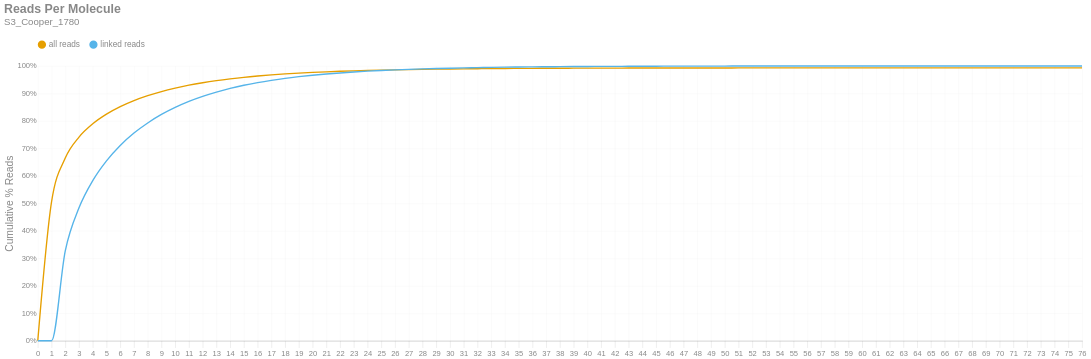

The notebook cell this image was saved under:
### Markdown cell above
### Reads per Molecule
This chart shows the cumulative distribution of the number of reads per linked molecule. That is, how many alignments are associated with a unique molecule. This excludes the number of reads associated with invalid or absent linked-read barcodes. The `linked` histogram is the percentages recalculated when disregarding singletons.

### Code cell
if SKIPLR:
    print_html(f"Skipped")
else:
    counts = np.bincount(valids['reads'].cast(pl.Int64).to_numpy())
    weighted = counts * np.arange(len(counts))
    all_perc = weighted / n_reads
    linked_perc = weighted / n_linked_reads
    linked_perc[1] = 0
    binned_df = pl.DataFrame({
        'readsper': list(range(len(counts))),
        'all reads (cumsum)': np.cumsum(all_perc).tolist(),
        'linked reads (cumsum)': np.cumsum(linked_perc).tolist(),
    })

    with SafeRender(binned_df):
        (
            density_plot(binned_df, 'Reads Per Molecule', samplename, 'readspmol')
            .encode(
                x=alt.X('readsper:O', title=None).axis(labelAngle=0).scale(padding=0),
                y=alt.Y('value:Q', title='Cumulative % Reads').axis(format='%').stack(False),
                color=alt.Color("key:N").scale(domain=["all reads", "linked reads"]),
                tooltip=[
                    alt.Tooltip("key:N", title="Data Type"),
                    alt.Tooltip("readsper:O", title="Reads Per Molecule"),
                    alt.Tooltip("value:Q", format=".2%", title="% Reads (Cum.)")
                ]            
            )
        ).display()

### Figure 1 — Vega-Lite specification as saved in the notebook (floating-point values rounded to 4 significant figures)
{"width": "container", "height": 400, "config": {"title": {"anchor": "start", "dy": -15, "fontSize": 18, "color": "#888888", "subtitleColor": "#888888", "subtitleFontSize": 14}, "arc": {"fill": "#0072B2"}, "axis": {"domainColor": "#888888", "domainWidth": 0.5, "gridWidth": 0.2, "grid": false, "titleFontWeight": 400, "titleFontSize": 15, "labelFontSize": 11, "labelColor": "#888888", "tickColor": "#888888", "tickWidth": 0.2, "titleColor": "#888888"}, "axisBand": {"grid": false}, "axisX": {"grid": true, "tickSize": 10, "domainCap": "round"}, "axisY": {"domain": false, "grid": true, "tickSize": 0, "domainCap": "round"}, "background": "transparent", "header": {"labelFontSize": 15, "labelColor": "#888888", "titleFontSize": 15, "titleFontWeight": 600, "titleColor": "#888888"}, "legend": {"labelFont": "sans-serif", "labelFontSize": 12, "labelColor": "#888888", "symbolSize": 100, "symbolType": "circle", "titleFontSize": 12, "titlePadding": 10, "titleColor": "#888888", "title": null, "orient": "top"}, "range": {"category": ["#E69F00", "#56B4E9", "#009E73", "#F0E442", "#0072B2", "#D55E00", "#CC79A7", "#000000"], "diverging": ["#cfe8f3", "#a2d4ec", "#73bfe2", "#46abdb", "#1696d2", "#12719e"]}, "area": {"fill": "#0072B2", "fillOpacity": 0.7, "line": true, "strokeOpacity": 0.7}, "line": {"color": "#0072B2", "stroke": "#0072B2", "strokeWidth": 2}, "trail": {"color": "#0072B2", "stroke": "#0072B2", "strokeWidth": 0, "size": 1}, "point": {"filled": true, "fillOpacity": 1.0, "size": 95}, "text": {"color": "#888888", "fontSize": 11, "align": "right", "fontWeight": 400, "size": 11}, "bar": {"fill": "#0072B2", "stroke": null}, "view": {"stroke": null, "continuousWidth": 660, "continuousHeight": 400}}, "data": {"name": "data-ae054627949ad5c994d4758b078de779"}, "mark": {"type": "line", "interpolate": "monotone", "point": {"opacity": 0, "size": 275}}, "encoding": {"color": {"field": "key", "scale": {"domain": ["all reads", "linked reads"]}, "type": "nominal"}, "tooltip": [{"field": "key", "title": "Data Type", "type": "nominal"}, {"field": "readsper", "title": "Reads Per Molecule", "type": "ordinal"}, {"field": "value", "format": ".2%", "title": "% Reads (Cum.)", "type": "quantitative"}], "x": {"axis": {"labelAngle": 0}, "field": "readsper", "scale": {"padding": 0}, "title": null, "type": "ordinal"}, "y": {"axis": {"format": "%"}, "field": "value", "stack": false, "title": "Cumulative % Reads", "type": "quantitative"}}, "params": [{"name": "param_c36ac31b6afebe62", "select": {"type": "point", "fields": ["key"]}, "bind": "legend"}], "title": {"text": "Reads Per Molecule", "subtitle": "S3_Cooper_1780"}, "transform": [{"fold": ["all reads (cumsum)", "linked reads (cumsum)"]}, {"calculate": "replace(datum.key, ' (cumsum)', '')", "as": "key"}, {"filter": {"param": "param_c36ac31b6afebe62"}}], "usermeta": {"embedOptions": {"downloadFileName": "S3_Cooper_1780.readspmol"}}, "$schema": "https://vega.github.io/schema/vega-lite/v6.1.0.json", "datasets": {"data-ae054627949ad5c994d4758b078de779": [{"readsper": 0, "all reads (cumsum)": 0.0, "linked reads (cumsum)": 0.0}, {"readsper": 1, "all reads (cumsum)": 0.505, "linked reads (cumsum)": 0.0}, {"readsper": 2, "all reads (cumsum)": 0.6647, "linked reads (cumsum)": 0.3273}, {"readsper": 3, "all reads (cumsum)": 0.7411, "linked reads (cumsum)": 0.4838}, {"readsper": 4, "all reads (cumsum)": 0.7893, "linked reads (cumsum)": 0.5827}, {"readsper": 5, "all reads (cumsum)": 0.8245, "linked reads (cumsum)": 0.6547}, {"readsper": 6, "all reads (cumsum)": 0.8518, "linked reads (cumsum)": 0.7107}, {"readsper": 7, "all reads (cumsum)": 0.8738, "linked reads (cumsum)": 0.7557}, {"readsper": 8, "all reads (cumsum)": 0.8917, "linked reads (cumsum)": 0.7925}, {"readsper": 9, "all reads (cumsum)": 0.9068, "linked reads (cumsum)": 0.8235}, {"readsper": 10, "all reads (cumsum)": 0.9194, "linked reads (cumsum)": 0.8492}, {"readsper": 11, "all reads (cumsum)": 0.93, "linked reads (cumsum)": 0.871}, {"readsper": 12, "all reads (cumsum)": 0.9389, "linked reads (cumsum)": 0.8892}, {"readsper": 13, "all reads (cumsum)": 0.9465, "linked reads (cumsum)": 0.9048}, {"readsper": 14, "all reads (cumsum)": 0.953, "linked reads (cumsum)": 0.9181}, {"readsper": 15, "all reads (cumsum)": 0.9587, "linked reads (cumsum)": 0.9297}, {"readsper": 16, "all reads (cumsum)": 0.9634, "linked reads (cumsum)": 0.9394}, {"readsper": 17, "all reads (cumsum)": 0.9674, "linked reads (cumsum)": 0.9477}, {"readsper": 18, "all reads (cumsum)": 0.971, "linked reads (cumsum)": 0.9549}, {"readsper": 19, "all reads (cumsum)": 0.9739, "linked reads (cumsum)": 0.9609}, {"readsper": 20, "all reads (cumsum)": 0.9764, "linked reads (cumsum)": 0.9661}, {"readsper": 21, "all reads (cumsum)": 0.9786, "linked reads (cumsum)": 0.9706}, {"readsper": 22, "all reads (cumsum)": 0.9805, "linked reads (cumsum)": 0.9745}, {"readsper": 23, "all reads (cumsum)": 0.9822, "linked reads (cumsum)": 0.978}, {"readsper": 24, "all reads (cumsum)": 0.9837, "linked reads (cumsum)": 0.981}, {"readsper": 25, "all reads (cumsum)": 0.9849, "linked reads (cumsum)": 0.9835}, {"readsper": 26, "all reads (cumsum)": 0.9859, "linked reads (cumsum)": 0.9856}, {"readsper": 27, "all reads (cumsum)": 0.9868, "linked reads (cumsum)": 0.9875}, {"readsper": 28, "all reads (cumsum)": 0.9877, "linked reads (cumsum)": 0.9892}, {"readsper": 29, "all reads (cumsum)": 0.9884, "linked reads (cumsum)": 0.9906}, {"readsper": 30, "all reads (cumsum)": 0.989, "linked reads (cumsum)": 0.9918}, {"readsper": 31, "all reads (cumsum)": 0.9895, "linked reads (cumsum)": 0.9929}, {"readsper": 32, "all reads (cumsum)": 0.9899, "linked reads (cumsum)": 0.9938}, {"readsper": 33, "all reads (cumsum)": 0.9904, "linked reads (cumsum)": 0.9948}, {"readsper": 34, "all reads (cumsum)": 0.9908, "linked reads (cumsum)": 0.9955}, {"readsper": 35, "all reads (cumsum)": 0.9911, "linked reads (cumsum)": 0.9961}, {"readsper": 36, "all reads (cumsum)": 0.9913, "linked reads (cumsum)": 0.9966}, {"readsper": 37, "all reads (cumsum)": 0.9915, "linked reads (cumsum)": 0.997}, {"readsper": 38, "all reads (cumsum)": 0.9917, "linked reads (cumsum)": 0.9975}, {"readsper": 39, "all reads (cumsum)": 0.9919, "linked reads (cumsum)": 0.9978}, {"readsper": 40, "all reads (cumsum)": 0.992, "linked reads (cumsum)": 0.9981}, {"readsper": 41, "all reads (cumsum)": 0.9921, "linked reads (cumsum)": 0.9983}, {"readsper": 42, "all reads (cumsum)": 0.9923, "linked reads (cumsum)": 0.9986}, {"readsper": 43, "all reads (cumsum)": 0.9924, "linked reads (cumsum)": 0.9988}, {"readsper": 44, "all reads (cumsum)": 0.9925, "linked reads (cumsum)": 0.999}, {"readsper": 45, "all reads (cumsum)": 0.9925, "linked reads (cumsum)": 0.9991}, {"readsper": 46, "all reads (cumsum)": 0.9926, "linked reads (cumsum)": 0.9993}, {"readsper": 47, "all reads (cumsum)": 0.9927, "linked reads (cumsum)": 0.9994}, {"readsper": 48, "all reads (cumsum)": 0.9927, "linked reads (cumsum)": 0.9995}, {"readsper": 49, "all reads (cumsum)": 0.9927, "linked reads (cumsum)": 0.9995}, {"readsper": 50, "all reads (cumsum)": 0.9928, "linked reads (cumsum)": 0.9996}, {"readsper": 51, "all reads (cumsum)": 0.9928, "linked reads (cumsum)": 0.9996}, {"readsper": 52, "all reads (cumsum)": 0.9928, "linked reads (cumsum)": 0.9997}, {"readsper": 53, "all reads (cumsum)": 0.9928, "linked reads (cumsum)": 0.9997}, {"readsper": 54, "all reads (cumsum)": 0.9928, "linked reads (cumsum)": 0.9997}, {"readsper": 55, "all reads (cumsum)": 0.9928, "linked reads (cumsum)": 0.9998}, {"readsper": 56, "all reads (cumsum)": 0.9929, "linked reads (cumsum)": 0.9998}, {"readsper": 57, "all reads (cumsum)": 0.9929, "linked reads (cumsum)": 0.9998}, {"readsper": 58, "all reads (cumsum)": 0.9929, "linked reads (cumsum)": 0.9998}, {"readsper": 59, "all reads (cumsum)": 0.9929, "linked reads (cumsum)": 0.9999}, {"readsper": 60, "all reads (cumsum)": 0.9929, "linked reads (cumsum)": 0.9999}, {"readsper": 61, "all reads (cumsum)": 0.9929, "linked reads (cumsum)": 0.9999}, {"readsper": 62, "all reads (cumsum)": 0.9929, "linked reads (cumsum)": 0.9999}, {"readsper": 63, "all reads (cumsum)": 0.9929, "linked reads (cumsum)": 0.9999}, {"readsper": 64, "all reads (cumsum)": 0.9929, "linked reads (cumsum)": 0.9999}, {"readsper": 65, "all reads (cumsum)": 0.9929, "linked reads (cumsum)": 0.9999}, {"readsper": 66, "all reads (cumsum)": 0.9929, "linked reads (cumsum)": 1.0}, {"readsper": 67, "all reads (cumsum)": 0.9929, "linked reads (cumsum)": 1.0}, {"readsper": 68, "all reads (cumsum)": 0.9929, "linked reads (cumsum)": 1.0}, {"readsper": 69, "all reads (cumsum)": 0.9929, "linked reads (cumsum)": 1.0}, {"readsper": 70, "all reads (cumsum)": 0.9929, "linked reads (cumsum)": 1.0}, {"readsper": 71, "all reads (cumsum)": 0.9929, "linked reads (cumsum)": 1.0}, {"readsper": 72, "all reads (cumsum)": 0.9929, "linked reads (cumsum)": 1.0}, {"readsper": 73, "all reads (cumsum)": 0.9929, "linked reads (cumsum)": 1.0}, {"readsper": 74, "all reads (cumsum)": 0.9929, "linked reads (cumsum)": 1.0}, {"readsper": 75, "all reads (cumsum)": 0.993, "linked reads (cumsum)": 1.0}, {"readsper": 76, "all reads (cumsum)": 0.993, "linked reads (cumsum)": 1.0}]}}
